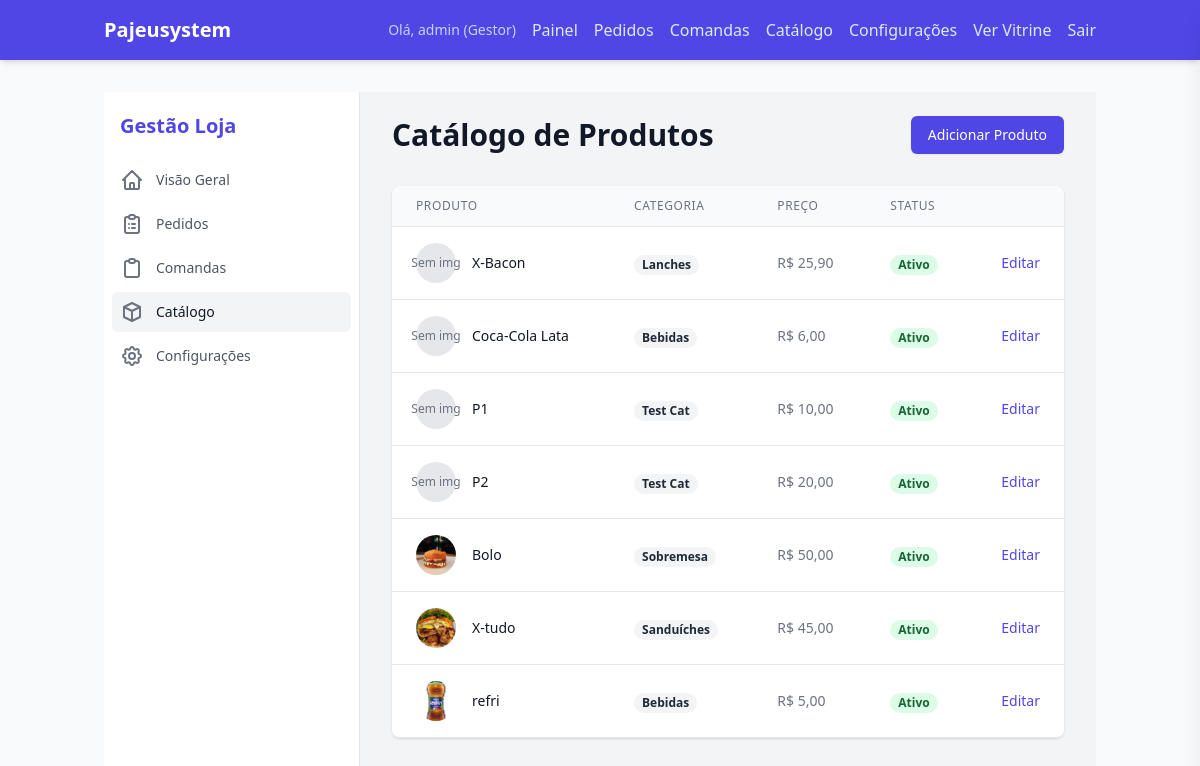
Page /dashboard/products/ (signed in) on the committed database.
### core/models.py (models this page shows, shortened)
class TenantAwareModel(models.Model):
    store = models.ForeignKey(
        Store,
        on_delete=models.CASCADE,
        related_name="%(class)s_related"
    )
    objects = TenantManager()
    class Meta:
        abstract = True

class Product(TenantAwareModel):
    category = models.ForeignKey(Category, on_delete=models.CASCADE, related_name='products')
    name = models.CharField(max_length=255)
    description = models.TextField(blank=True)
    price = models.DecimalField(max_digits=10, decimal_places=2)
    image = models.ImageField(upload_to='products/', null=True, blank=True)
    is_available = models.BooleanField(default=True)

class Category(TenantAwareModel):
    name = models.CharField(max_length=255)

### core/views.py (the view)
# urls.py: path('dashboard/products/', views.manager_products, name='manager_products'),
@login_required
def manager_products(request):
    if not user_can_manage_store(request):
        return redirect('index')
    products = Product.objects.all().order_by('category', 'name')
    return render(request, 'core/manager/products.html', {'products': products})

### core/cart.py (called while the page is built)
    def get_total_price(self):
        return sum(Decimal(item['price']) * item['quantity'] for item in self.cart.values())

### core/context_processors.py (called while the page is built)
def theme_preference(request):
    user = getattr(request, 'user', None)
    if user is None or not user.is_authenticated:
        return {'theme_pref': 'system'}
    settings_obj = getattr(user, 'settings', None)
    theme = getattr(settings_obj, 'theme', None) if settings_obj else None
    return {'theme_pref': theme or 'system'}

### core/models.py (called while the page is built)
    def get_queryset(self):
        tenant = get_current_tenant()
        if tenant:
            return super().get_queryset().filter(store=tenant)
        return super().get_queryset()

### core/utils.py (called while the page is built)
def get_current_tenant():
    return _tenant_context.get()

def set_current_tenant(tenant):
    token = _tenant_context.set(tenant)
    return token

def reset_current_tenant(token):
    _tenant_context.reset(token)

### core/views.py (called while the page is built)
def user_can_manage_store(request):
    if request.user.is_staff:
        return True
    if request.tenant is None:
        return False
    return getattr(request.user, 'owned_store', None) == request.tenant

### templates/core/manager/products.html (shortened to what this page needs)
{% extends 'core/manager/base_manager.html' %}
{% block manager_content %}
<div class="md:flex md:items-center md:justify-between">
    <div class="flex-1 min-w-0">
        <h2 class="text-2xl font-bold leading-7 text-gray-900 dark:text-gray-100 sm:text-3xl sm:truncate">
            Catálogo de Produtos
        </h2>
    </div>
    <div class="mt-4 flex md:mt-0 md:ml-4">
        <a href="{% url 'manager_product_create' %}"
            class="ml-3 inline-flex items-center px-4 py-2 border border-transparent rounded-md shadow-sm text-sm font-medium text-white bg-indigo-600 hover:bg-indigo-700 focus:outline-none focus:ring-2 focus:ring-offset-2 focus:ring-indigo-500">
            Adicionar Produto
        </a>
    </div>
</div>
<div class="mt-8 flex flex-col">
    <div class="-my-2 overflow-x-auto sm:-mx-6 lg:-mx-8">
        <div class="py-2 align-middle inline-block min-w-full sm:px-6 lg:px-8">
            <div class="shadow overflow-hidden border-b border-gray-200 dark:border-gray-700 sm:rounded-lg">
                <table class="min-w-full divide-y divide-gray-200 dark:divide-gray-700">
                    <thead class="bg-gray-50 dark:bg-gray-900">
                        <tr>
                            <th scope="col"
                                class="px-6 py-3 text-left text-xs font-medium text-gray-500 dark:text-gray-400 uppercase tracking-wider">
                                Produto
                            </th>
                            <th scope="col"
                                class="px-6 py-3 text-left text-xs font-medium text-gray-500 dark:text-gray-400 uppercase tracking-wider">
                                Categoria
                            </th>
                            <th scope="col"
                                class="px-6 py-3 text-left text-xs font-medium text-gray-500 dark:text-gray-400 uppercase tracking-wider">
                                Preço
                            </th>
                            <th scope="col"
                                class="px-6 py-3 text-left text-xs font-medium text-gray-500 dark:text-gray-400 uppercase tracking-wider">
                                Status
                            </th>
                            <th scope="col" class="relative px-6 py-3">
                            </th>
                        </tr>
                    </thead>
                    <tbody class="bg-white dark:bg-gray-800 divide-y divide-gray-200 dark:divide-gray-700">
                        {% for product in products %}
                        <tr>
                            <td class="px-6 py-4 whitespace-nowrap">
                                <div class="flex items-center">
                                    <div class="flex-shrink-0 h-10 w-10">
                                        {% if product.image %}
                                        <img class="h-10 w-10 rounded-full object-cover" src="{{ product.image.url }}"
                                            alt="">
                                        {% else %}
                                        <div
                                            class="h-10 w-10 rounded-full bg-gray-200 dark:bg-gray-700 flex items-center justify-center text-xs text-gray-500 dark:text-gray-400">
                                            Sem img
                                        </div>
                                        {% endif %}
                                    </div>
                                    <div class="ml-4">
                                        <div class="text-sm font-medium text-gray-900 dark:text-gray-100">{{ product.name }}</div>
                                    </div>
                                </div>
                            </td>
                            <td class="px-6 py-4 whitespace-nowrap">
                                <span
                                    class="px-2 inline-flex text-xs leading-5 font-semibold rounded-full bg-gray-100 text-gray-800 dark:bg-gray-700 dark:text-gray-200">
                                    {{ product.category.name }}
                                </span>
                            </td>
                            <td class="px-6 py-4 whitespace-nowrap text-sm text-gray-500 dark:text-gray-400">
                                R$ {{ product.price }}
                            </td>
                            <td class="px-6 py-4 whitespace-nowrap">
                                {% if product.is_available %}
                                <span
                                    class="px-2 inline-flex text-xs leading-5 font-semibold rounded-full bg-green-100 text-green-800 dark:bg-green-900/40 dark:text-green-300">
                                    Ativo
                                </span>
                                {% else %}
                                <span
                                    class="px-2 inline-flex text-xs leading-5 font-semibold rounded-full bg-red-100 text-red-800 dark:bg-red-900/40 dark:text-red-300">
                                    Inativo
                                </span>
                                {% endif %}
                            </td>
                            <td class="px-6 py-4 whitespace-nowrap text-right text-sm font-medium">
                                <a href="{% url 'manager_product_edit' product.id %}"
                                    class="text-indigo-600 hover:text-indigo-900 dark:text-indigo-400 dark:hover:text-indigo-300">Editar</a>
                            </td>
                        </tr>
                        {% endfor %}
                    </tbody>
                </table>
            </div>
        </div>
    </div>
</div>
{% endblock %}

### templates/core/manager/base_manager.html (shortened to what this page needs)
{% extends 'base.html' %}
{% block content %}
<div class="h-screen flex overflow-hidden bg-gray-100 dark:bg-gray-900">
    <div class="hidden md:flex md:flex-shrink-0">
        <div class="flex flex-col w-64">
            <div class="flex flex-col h-0 flex-1 border-r border-gray-200 dark:border-gray-700 bg-white dark:bg-gray-800">
                <div class="flex-1 flex flex-col pt-5 pb-4 overflow-y-auto">
                    <div class="flex items-center flex-shrink-0 px-4">
                        <span class="text-xl font-bold text-indigo-600 dark:text-indigo-400">Gestão Loja</span>
                    </div>
                    <nav class="mt-5 flex-1 px-2 bg-white dark:bg-gray-800 space-y-1">
                        <a href="{% url 'dashboard' %}"
                            class="{% if request.resolver_match.url_name == 'dashboard' %}bg-gray-100 text-gray-900 dark:bg-gray-700 dark:text-white{% else %}text-gray-600 hover:bg-gray-50 hover:text-gray-900 dark:text-gray-300 dark:hover:bg-gray-700 dark:hover:text-white{% endif %} group flex items-center px-2 py-2 text-sm font-medium rounded-md">
                            Visão Geral
                        </a>
                        <a href="{% url 'manager_orders' %}"
                            class="{% if request.resolver_match.url_name == 'manager_orders' %}bg-gray-100 text-gray-900 dark:bg-gray-700 dark:text-white{% else %}text-gray-600 hover:bg-gray-50 hover:text-gray-900 dark:text-gray-300 dark:hover:bg-gray-700 dark:hover:text-white{% endif %} group flex items-center px-2 py-2 text-sm font-medium rounded-md">
                            Pedidos
                        </a>
                        <a href="{% url 'comanda_list' %}"
                            class="{% if request.resolver_match.url_name == 'comanda_list' %}bg-gray-100 text-gray-900 dark:bg-gray-700 dark:text-white{% else %}text-gray-600 hover:bg-gray-50 hover:text-gray-900 dark:text-gray-300 dark:hover:bg-gray-700 dark:hover:text-white{% endif %} group flex items-center px-2 py-2 text-sm font-medium rounded-md">
                            Comandas
                        </a>
                        <a href="{% url 'manager_products' %}"
                            class="{% if request.resolver_match.url_name in 'manager_products,manager_product_create,manager_product_edit' %}bg-gray-100 text-gray-900 dark:bg-gray-700 dark:text-white{% else %}text-gray-600 hover:bg-gray-50 hover:text-gray-900 dark:text-gray-300 dark:hover:bg-gray-700 dark:hover:text-white{% endif %} group flex items-center px-2 py-2 text-sm font-medium rounded-md">
                            <svg class="text-gray-500 mr-3 flex-shrink-0 h-6 w-6" xmlns="http://www.w3.org/2000/svg"
                                fill="none" viewBox="0 0 24 24" stroke="currentColor">
                                <path stroke-linecap="round" stroke-linejoin="round" stroke-width="2"
                                    d="M20 7l-8-4-8 4m16 0l-8 4m8-4v10l-8 4m0-10L4 7m8 4v10M4 7v10l8 4" />
                            </svg>
                            Catálogo
                        </a>
                        <a href="{% url 'manager_settings' %}"
                            class="{% if request.resolver_match.url_name == 'manager_settings' %}bg-gray-100 text-gray-900 dark:bg-gray-700 dark:text-white{% else %}text-gray-600 hover:bg-gray-50 hover:text-gray-900 dark:text-gray-300 dark:hover:bg-gray-700 dark:hover:text-white{% endif %} group flex items-center px-2 py-2 text-sm font-medium rounded-md">
                            Configurações
                        </a>
                    </nav>
                </div>
            </div>
        </div>
    </div>
    <div class="flex flex-col w-0 flex-1 overflow-hidden">
        <main class="flex-1 relative z-0 overflow-y-auto focus:outline-none">
            <div class="py-6">
                <div class="max-w-7xl mx-auto px-4 sm:px-6 md:px-8">
                    {% block manager_content %}{% endblock %}
                </div>
            </div>
        </main>
    </div>
</div>
{% endblock %}

### templates/base.html (shortened to what this page needs)
<!DOCTYPE html>
<html lang="pt-br" class="dark">
<head>
    <script src="https://cdn.tailwindcss.com"></script>
</head>
<body class="bg-gray-50 text-gray-900 dark:bg-gray-900 dark:text-gray-100 font-sans transition-colors" hx-headers='{"X-CSRFToken": "{{ csrf_token }}"}'>
    <header class="bg-indigo-600 dark:bg-indigo-800 text-white shadow-md">
        <div class="container mx-auto px-4 py-4 flex justify-between items-center">
            <div class="flex items-center">
                <a href="/" class="flex items-center gap-3">
                    {% if request.tenant.logo %}
                    <img src="{{ request.tenant.logo.url }}" alt="{{ request.tenant.name }}"
                        class="h-10 w-auto rounded">
                    {% else %}
                    <span class="text-xl font-bold">{{ request.tenant.name|default:"Pajeusystem" }}</span>
                    {% endif %}
                </a>
            </div>
            <nav class="flex items-center gap-4">
                {% if request.user_can_manage %}
                <span class="text-sm text-indigo-200">Olá, {{ user.username }} (Gestor)</span>
                <a href="{% url 'dashboard' %}" class="text-indigo-100 hover:text-white font-medium">Painel</a>
                <a href="{% url 'manager_orders' %}" class="text-indigo-100 hover:text-white font-medium">Pedidos</a>
                <a href="{% url 'comanda_list' %}" class="text-indigo-100 hover:text-white font-medium">Comandas</a>
                <a href="{% url 'manager_products' %}" class="text-indigo-100 hover:text-white font-medium">Catálogo</a>
                <a href="{% url 'manager_settings' %}" class="text-indigo-100 hover:text-white font-medium">Configurações</a>
                <a href="/" class="text-indigo-100 hover:text-white font-medium">Ver Vitrine</a>
                <form action="{% url 'logout' %}" method="post" class="inline">
                    <button type="submit" class="text-indigo-100 hover:text-white font-medium">Sair</button>
                </form>
                {% endif %}
            </nav>
        </div>
    </header>
    <main class="container mx-auto px-4 py-8">
        {% block content %}
        {% endblock %}
    </main>
</body>
</html>

### rows in the picture
Product: image "Sem img", name "X-Bacon", category.name "Lanches", price "25,90", is_available "Ativo"
Product: image "Sem img", name "Coca-Cola Lata", category.name "Bebidas", price "6,00", is_available "Ativo"
Product: image "Sem img", name "P1", category.name "Test Cat", price "10,00", is_available "Ativo"
Product: image "Sem img", name "P2", category.name "Test Cat", price "20,00", is_available "Ativo"
Product: image (picture), name "Bolo", category.name "Sobremesa", price "50,00", is_available "Ativo"
Product: image (picture), name "X-tudo", category.name "Sanduíches", price "45,00", is_available "Ativo"
Product: image (picture), name "refri", category.name "Bebidas", price "5,00", is_available "Ativo"

### other values in the picture
{{ request.tenant.name|default:"Pajeusystem" }} "Pajeusystem"
{{ user.username }} "admin"
